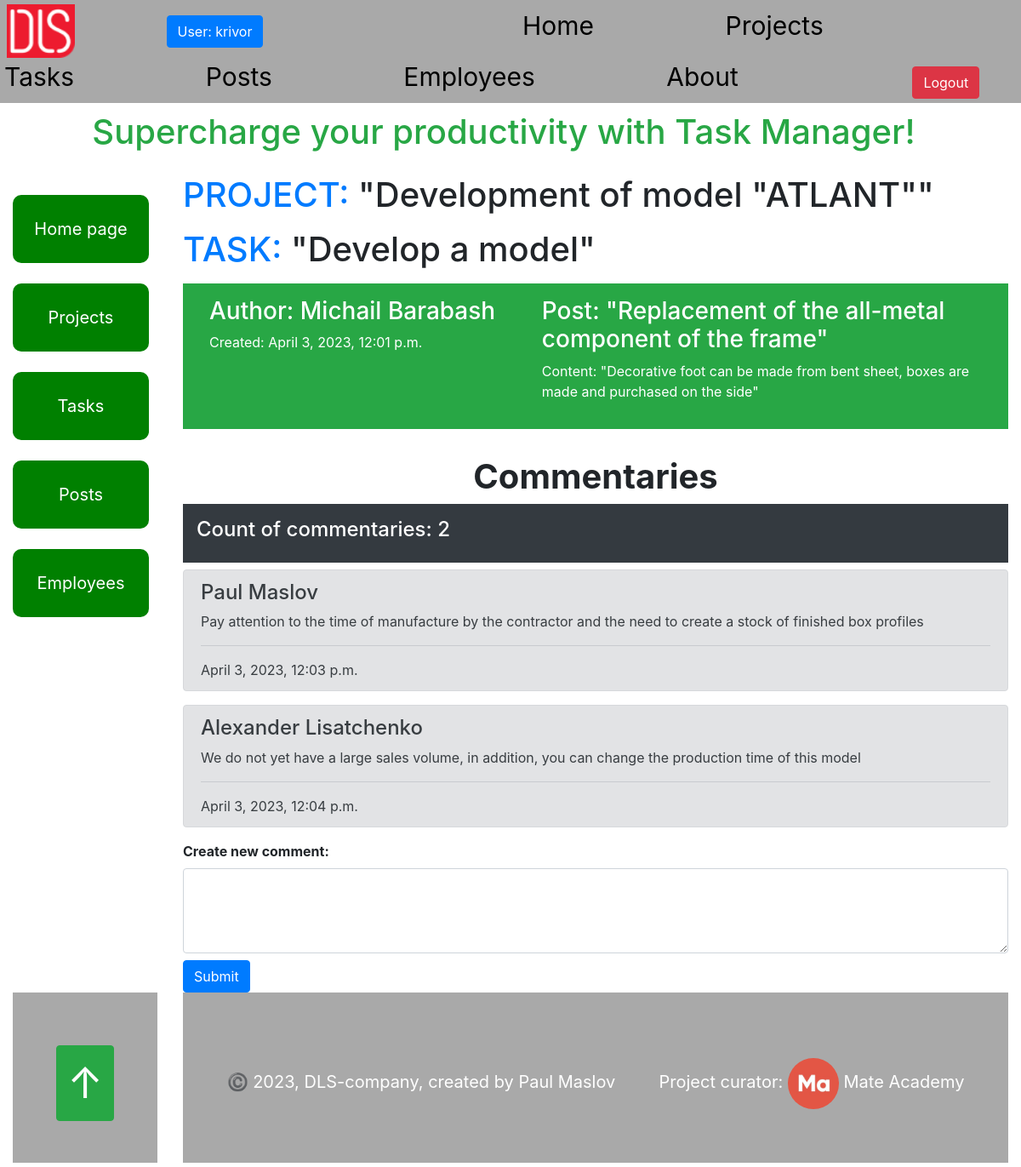
Page /post/2/ (signed in) on the earlier database version.
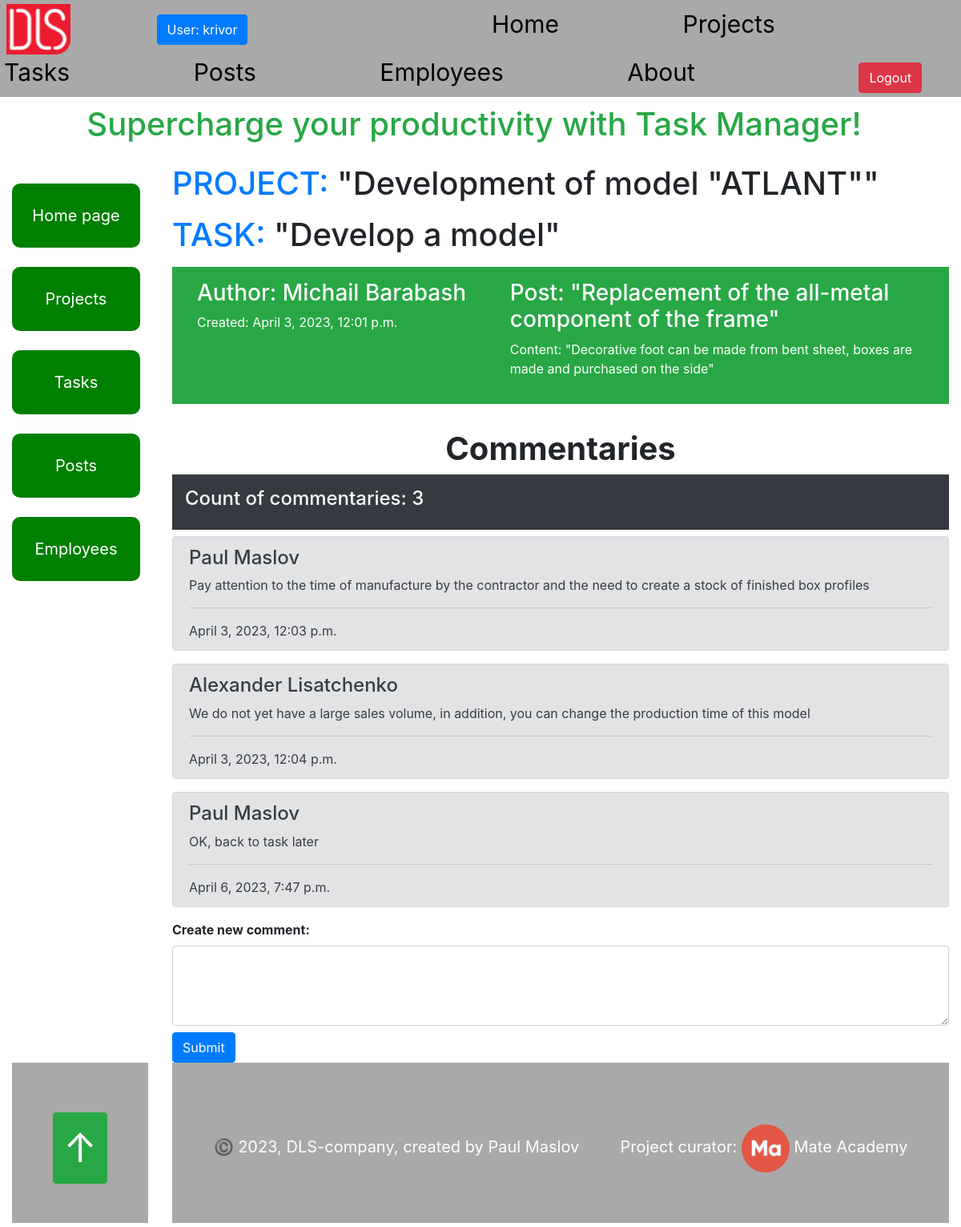
Same page on the later database version.
### task_manager/models.py (models this page shows, shortened)
class Post(models.Model):
    title = models.CharField(max_length=255)
    content = models.TextField(null=True, blank=True)
    created_time = models.DateTimeField(auto_now_add=True)
    owner = models.OneToOneField(
        settings.AUTH_USER_MODEL, on_delete=models.CASCADE, null=True,
        related_name="post"
    )
    task = models.ForeignKey(
        Task,
        on_delete=models.CASCADE,
        null=True,
        blank=True,
        related_name="post",
    )
    class Meta:
        ordering = ["created_time"]

class Commentary(models.Model):
    user = models.ForeignKey(
        settings.AUTH_USER_MODEL,
        on_delete=models.CASCADE,
        name="user",
        related_name="commentaries",
    )
    post = models.ForeignKey(
        Post,
        on_delete=models.CASCADE,
        name="post",
        related_name="commentaries",
    )
    content = models.TextField(null=True, blank=True)
    created_time = models.DateTimeField(auto_now_add=True)
    class Meta:
        ordering = ["created_time"]

class Employee(AbstractUser):
    position = models.ForeignKey(
        Position,
        null=True,
        blank=True,
        on_delete=models.CASCADE,
        related_name="employees"
    )
    class Meta:
        ordering = ["username"]
        verbose_name = "employee"
        verbose_name_plural = "employees"

class Task(models.Model):
    PRIORITY_CHOICES = (
        ("A", "Urgent"),
        ("B", "No_delay"),
        ("C", "Need"),
    )
    name = models.CharField(max_length=255)
    description = models.TextField(null=True, blank=True)
    created_time = models.DateTimeField(auto_now_add=True)
    deadline = models.DateField(null=True, blank=True)
    is_completed = models.BooleanField()
    priority = models.CharField(
        max_length=1,
        choices=PRIORITY_CHOICES,
        default="B"
    )
    project = models.ForeignKey(Project, on_delete=models.CASCADE, related_name="task")
    assignees = models.ManyToManyField(Employee, related_name="task")
    class Meta:
        ordering = ["deadline", "priority"]

class Project(models.Model):
    name = models.CharField(max_length=255)
    description = models.TextField(null=True, blank=True)
    created_time = models.DateTimeField(auto_now_add=True)
    deadline = models.DateField(null=True, blank=True)
    is_completed = models.BooleanField()
    owner = models.ForeignKey(
        Employee,
        on_delete=models.CASCADE,
        related_name="project",
    )
    team = models.ForeignKey(
        Team,
        on_delete=models.CASCADE,
    )
    project_type = models.ForeignKey(
        ProjectType,
        on_delete=models.CASCADE,
    )
    class Meta:
        ordering = ["deadline"]

### task_manager/views.py (the view)
# urls.py: path("post/<int:pk>/", PostDetailView.as_view(), name="post-detail"),
class PostDetailView(LoginRequiredMixin, generic.DetailView):
    context_object_name = "post_detail"
    model = Post
    queryset = Post.objects.prefetch_related(
        "task__assignees__task"
    ).prefetch_related(
        "commentaries"
    ).select_related(
        "owner"
    ).order_by("created_time")

### templates/task_manager/post_detail.html (shortened to what this page needs)
{% extends "base.html" %}
{% block content %}
  <h1 class="text-left">
    <p>
      <a
        href="{% url 'task_manager:project-detail' pk=post_detail.task.project.id %}">
        PROJECT:
      </a>
      "{{ post_detail.task.project.name }}"
    </p>
    <p>
      <a
        href="{% url 'task_manager:task-detail' pk=post_detail.task.id %}">
        TASK:
      </a> "{{ post_detail.task.name }}"
    </p>
  </h1>
  <section class="p-3 mb-2 bg-success text-white">
  <div class="container-fluid">
      <div class="row">
        <div class="col-sm-5">
           <h3>
             Author: {{ post_detail.owner.first_name }}
             {{ post_detail.owner.last_name }}
           </h3>
           <p>Created: {{ post_detail.created_time }}</p>
        </div>
        <div class="col-sm-7">
          <h3>Post: "{{ post_detail.title }}"</h3>
          <p>Content: "{{ post_detail.content }}"</p>
        </div>
      </div>
    </div>
  </section>
  <br>
  <section>
    <h1 class="text-center"><strong>Commentaries</strong></h1>
    <div class="p-3 mb-2 bg-dark text-white">
      <h4>Count of commentaries: {{ post_detail.commentaries.count }}</h4>
    </div>
    {%  for commentary in post_detail.commentaries.all %}
      <div class="alert alert-secondary" role="alert">
        <h4 class="alert-heading">
          {{ commentary.user.first_name }} {{ commentary.user.last_name }}
        </h4>
        <p>{{ commentary.content }}</p>
        <hr>
        <p class="mb-0">{{ commentary.created_time }}</p>
      </div>
    {% endfor %}
    {% if user.is_authenticated %}
      <form action="{% url 'task_manager:post-create-comment' pk=post_detail.id %}" method="post" novalidate>
        <label for="content" class="form-label"><strong>Create new comment:</strong></label>
        <textarea class="form-control mb-2" style="height: 100px" name="content"></textarea>
        <input class="btn btn-primary" type="submit" value="Submit">
      </form>
      {% else %}
        <a href="{% url 'login' %}">Login to add comments!</a>
    {% endif %}
  </section>
{% endblock %}

Differences in the rows shown:
computed for Post "Replacement of the all-metal component of the frame": commentaries.count "2" → "3"
added Commentary: user.first_name "Paul", user.last_name "Maslov", content "OK, back to task later", created_time "April 6, 2023, 7:47 p.m."
